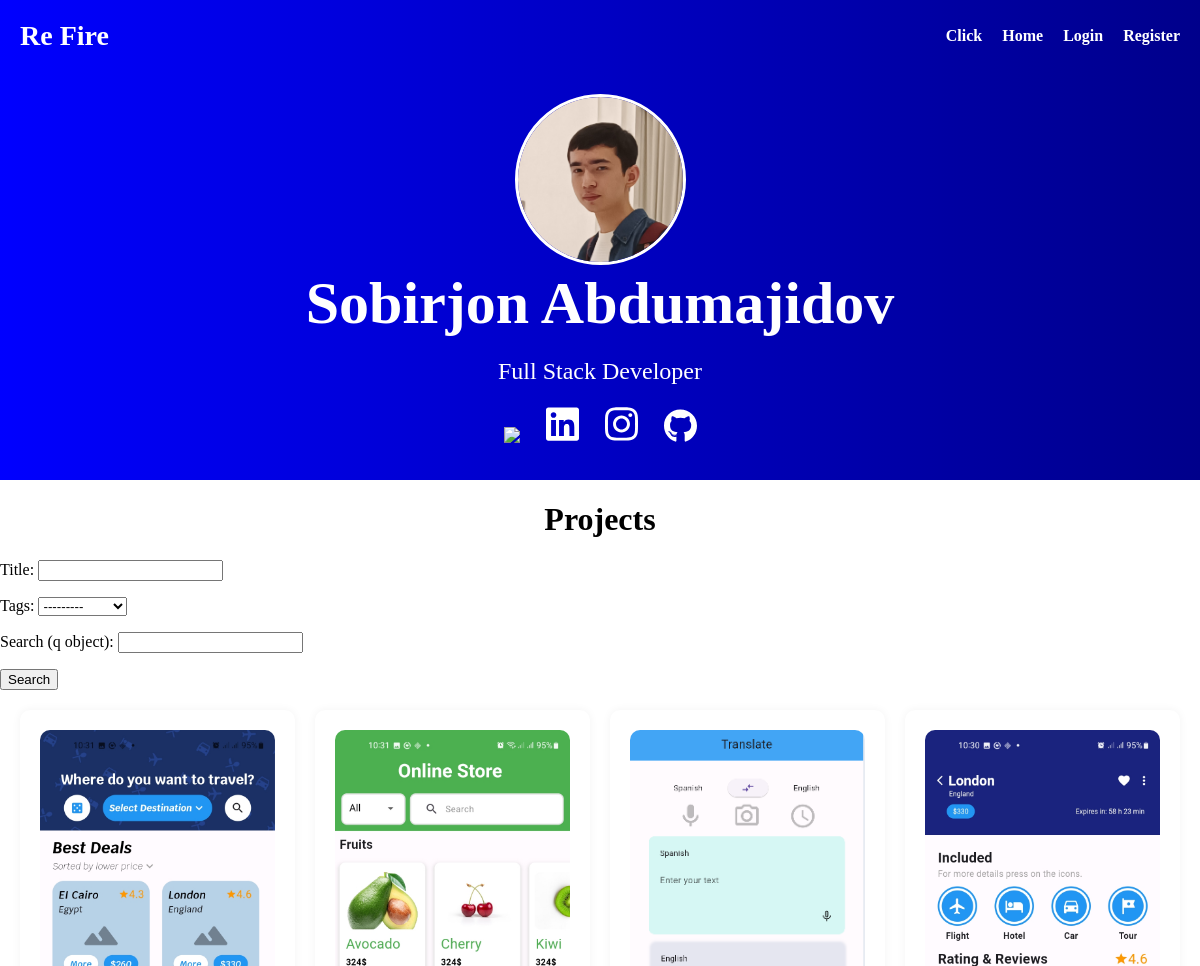
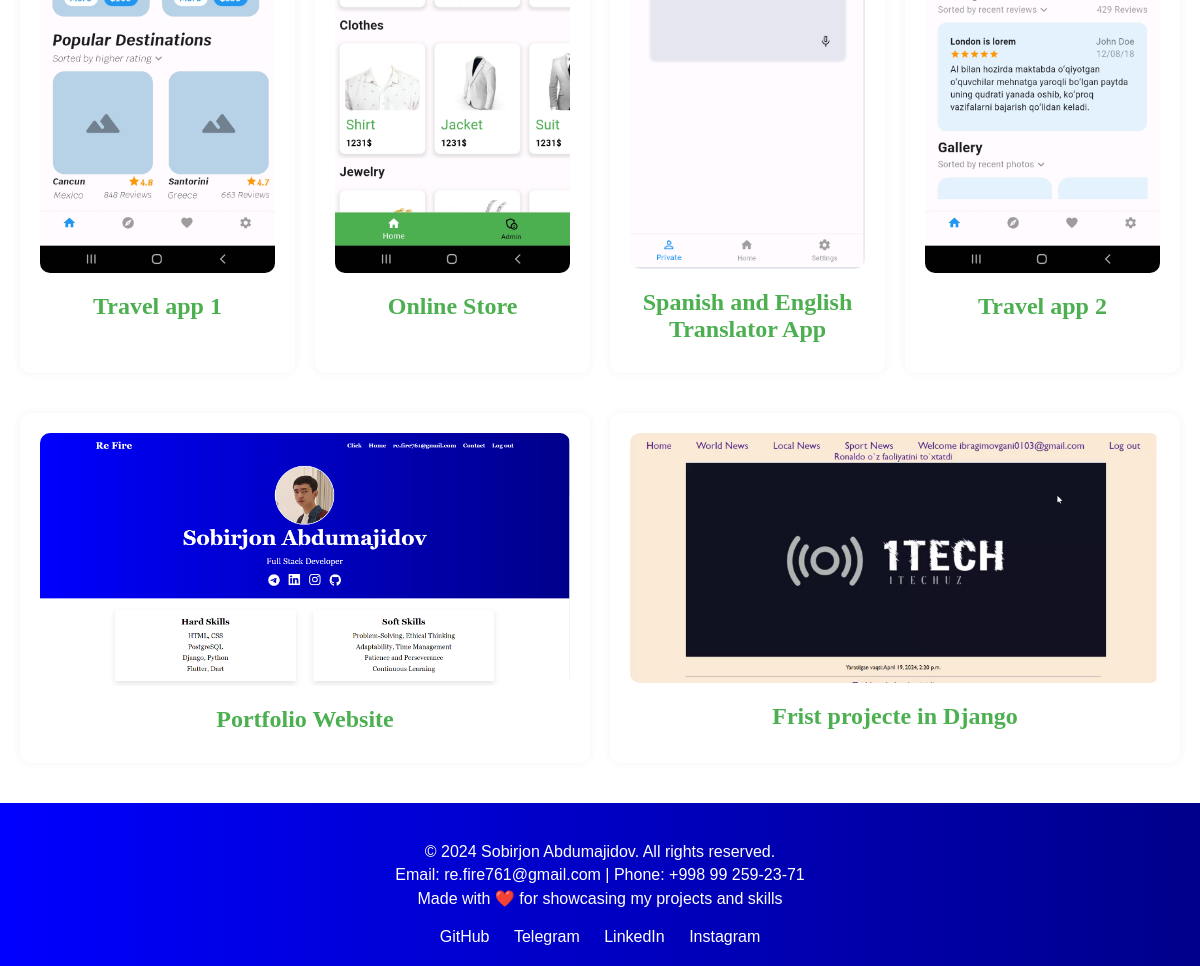
/projects/, run on the app's committed database (2 pictures, top to bottom).
### myApp/models.py (models this page shows, shortened)
class MaqolaModel(models.Model):
    TAG = (
        ("Certificates", "Certificates"),
        ("Projects", "Projects"),
        ("Education", "Education"),
    )
    title = models.CharField(max_length=255)
    image = models.ImageField(blank=True, null=True)
    source = models.CharField(max_length=255)
    link = models.CharField(max_length=500, blank=True, null=True)
    description_uzb = models.TextField(blank=True, null=True)
    description_eng = models.TextField(blank=True, null=True)
    tags = models.CharField(choices=TAG, max_length=255, blank=True, null=True)
    @property
    def imageURL(self):
        return self.image.url if self.image else ""

### myApp/views.py (the view)
# urls.py: path('projects/', projects, name='projects'),
def projects(request):
    queryset = MaqolaModel.objects.filter(tags='Projects').order_by('-id')
    filterset = ProjectFilter(request.GET, queryset=queryset)
    context = {
        'filterset': filterset
    }
    return render(
        template_name='sport.html',
        request=request,
        context=context,
    )

### templates/sport.html (shortened to what this page needs)
<!DOCTYPE html>
<html lang="en">
{% load static %}
<head>
    <link rel="stylesheet" href="{% static 'css/style.css' %}">
</head>
<body>
    {% if request.user.is_authenticated %}
        {% include 'login_header.html' %}
    {% else %}
        {% include 'header.html' %}
    {% endif %}
    <div class="hero">
        <div class="hero-content">
            <img src="{% static 'IMG_.jpg' %}" alt="Profile Picture" class="profile-pic">
            <h1>Sobirjon Abdumajidov</h1>
            <p>Full Stack Developer</p>
            <div class="addition-info">
                <a class="icon-svg" target="_blank" href="https://t.me/Djangoconfig"><img class="icon-svg" src="{% static 'telegram.svg' %}"></a>
                <a class="icon-svg" target="_blank" href="https://www.linkedin.com/in/sobirjon-abdumajidov-632659270/"><img class="icon-svg" src="{% static 'linkedin.svg' %}"></a>
                <a class="icon-svg" target="_blank" href="https://www.instagram.com/sobirjon_a05/"><img class="icon-svg" src="{% static 'instagram.svg' %}"></a>
                <a class="icon-svg" target="_blank" href="https://github.com/Sobirjon005"><img class="icon-svg" src="{% static 'github.svg' %}"></a>
            </div>
        </div>
    </div>
    <h1 class="category">Projects</h1>
    <form method="get">
        {{ filterset.form.as_p }}
        <button type="submit">Search</button>
    </form>
    <div class="container" id="projects">
        {% for project in filterset.qs %}
            <div class="maqola" id="for_projects">
                <img class="image_main" src="{{ project.imageURL }}">
                <a href="{% url 'article_details' project.id %}"><h2>{{ project.title }}</h2></a>
            </div>
        {% endfor %}
    </div>
{% include 'footer.html' %}
</body>
</html>

### static/css/style.css (style rules this page uses)
body { margin: 0; font-family: 'Georgia', serif; }
a { color: white; text-decoration: none; transition: color 0.3s; }
.hero { color: #fff; background: linear-gradient(90deg in oklab, blue, darkblue); text-align: center; padding: 33px; margin-top: 61px; position: relative; }
.addition-info a { color: rgba(255, 255, 255, 0.91); margin: 11px; }
.icon-svg { width: 33px; transition: transform 0.3s, box-shadow 0.3s; }
.hero h1 { font-size: 60px; margin: 0; }
.hero p { font-size: 24px; margin: 20px 0; }
.profile-pic { width: 165px; height: 165px; border-radius: 50%; border: 3px solid white; }
.container { max-width: 1200px; margin-inline: auto; padding: 20px; background-color: #fff; border-radius: 10px; color: #333; }
#certificates, #projects, #education { display: flex; flex-wrap: wrap; gap: 20px; }
#for_projects { flex: 1 1 calc(22% - 40px); }
.maqola { background-color: #fff; padding: 20px; border-radius: 10px; color: #333; margin-bottom: 20px; box-shadow: 0 0 10px rgba(0, 0, 0, 0.05); transition: transform 0.3s, box-shadow 0.3s; flex: 1 1 calc(33.333% - 40px); text-align: center; }
.maqola h2 { color: #4CAF50; font-size: 24px; margin-bottom: 10px; }
.maqola img { max-width: 100%; border-radius: 10px; margin-bottom: 15px; transition: transform 0.3s; }
.category { text-align: center; }
.image_main { display: block; margin: 0 auto; }

### data on the page
MaqolaModel: imageURL (picture), title "Travel app 1"
MaqolaModel: imageURL (picture), title "Online Store"
MaqolaModel: imageURL (picture), title "Spanish and English Translator App"
MaqolaModel: imageURL (picture), title "Travel app 2"
MaqolaModel: imageURL (picture), title "Portfolio Website"
MaqolaModel: imageURL (picture), title "Frist projecte in Django"
